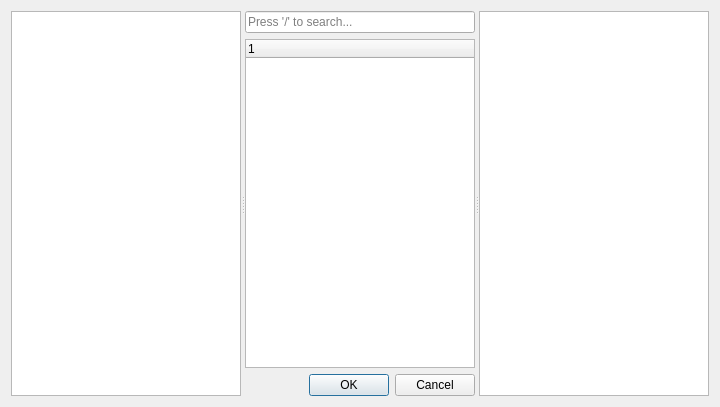
<?xml version="1.0" encoding="UTF-8"?>
<ui version="4.0">
 <class>ModelSelector</class>
 <widget class="QDialog" name="ModelSelector">
  <property name="geometry">
   <rect>
    <x>0</x>
    <y>0</y>
    <width>720</width>
    <height>407</height>
   </rect>
  </property>
  <property name="windowTitle">
   <string>Dialog</string>
  </property>
  <layout class="QGridLayout" name="gridLayout">
   <item row="0" column="0">
    <widget class="QSplitter" name="splitter">
     <property name="frameShape">
      <enum>QFrame::NoFrame</enum>
     </property>
     <property name="orientation">
      <enum>Qt::Horizontal</enum>
     </property>
     <property name="handleWidth">
      <number>4</number>
     </property>
     <property name="childrenCollapsible">
      <bool>false</bool>
     </property>
     <widget class="QTreeView" name="dirView"/>
     <widget class="QWidget" name="layoutWidget">
      <layout class="QGridLayout" name="rightPane">
       <item row="0" column="0">
        <widget class="QLineEdit" name="edFilter">
         <property name="placeholderText">
          <string>Press '/' to search...</string>
         </property>
        </widget>
       </item>
       <item row="1" column="0">
        <widget class="QTreeWidget" name="twFiles">
         <column>
          <property name="text">
           <string notr="true">1</string>
          </property>
         </column>
        </widget>
       </item>
       <item row="2" column="0">
        <widget class="QDialogButtonBox" name="buttonBox">
         <property name="orientation">
          <enum>Qt::Horizontal</enum>
         </property>
         <property name="standardButtons">
          <set>QDialogButtonBox::Cancel|QDialogButtonBox::Ok</set>
         </property>
        </widget>
       </item>
      </layout>
     </widget>
     <widget class="QGraphicsView" name="preview"/>
    </widget>
   </item>
  </layout>
 </widget>
 <resources/>
 <connections>
  <connection>
   <sender>buttonBox</sender>
   <signal>accepted()</signal>
   <receiver>ModelSelector</receiver>
   <slot>accept()</slot>
   <hints>
    <hint type="sourcelabel">
     <x>474</x>
     <y>440</y>
    </hint>
    <hint type="destinationlabel">
     <x>157</x>
     <y>274</y>
    </hint>
   </hints>
  </connection>
  <connection>
   <sender>buttonBox</sender>
   <signal>rejected()</signal>
   <receiver>ModelSelector</receiver>
   <slot>reject()</slot>
   <hints>
    <hint type="sourcelabel">
     <x>474</x>
     <y>440</y>
    </hint>
    <hint type="destinationlabel">
     <x>286</x>
     <y>274</y>
    </hint>
   </hints>
  </connection>
 </connections>
</ui>
